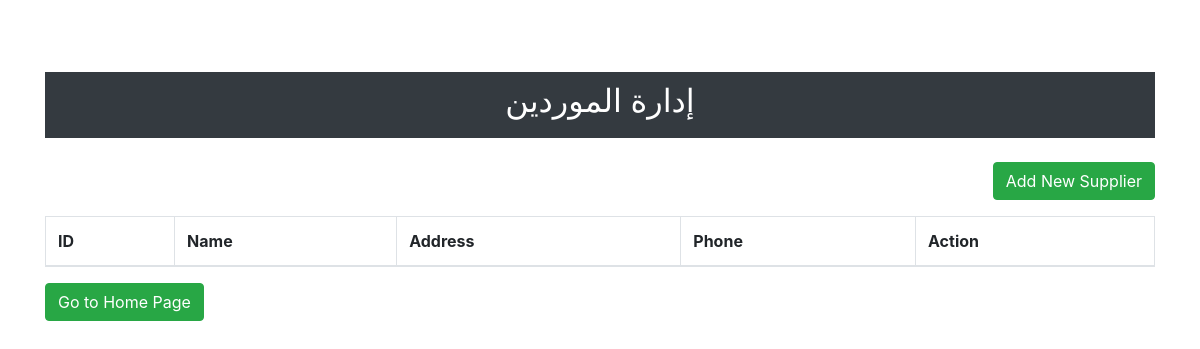
Before: /suppliers with the older database file.
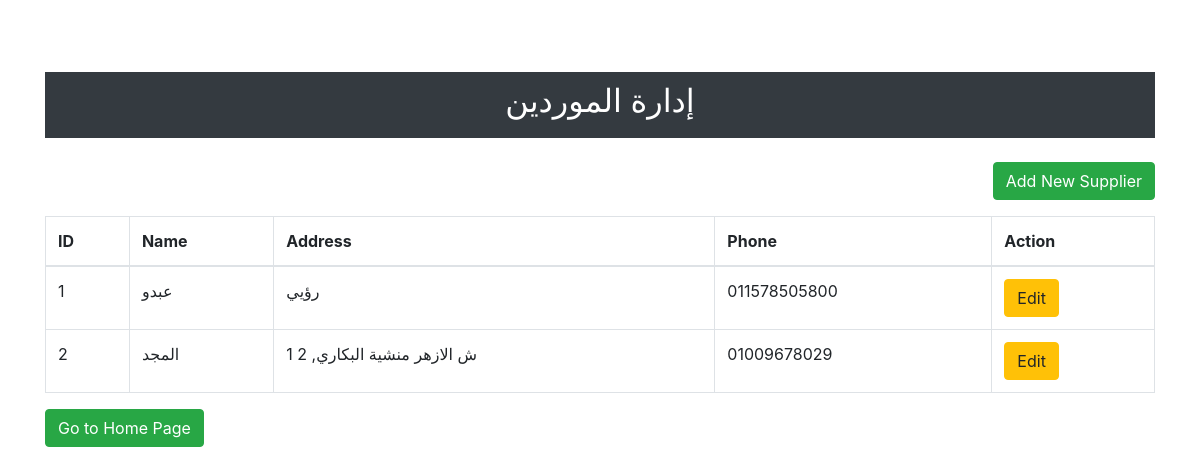
After: the same page with the newer database file.
### app.py (models this page shows, shortened)
class Supplier(db.Model):
    id = db.Column(db.Integer, primary_key=True)
    name = db.Column(db.String(100), nullable=False)
    address = db.Column(db.String(100), nullable=False)
    phone = db.Column(db.String(20), nullable=False)
    money_owed = db.Column(db.Float, nullable=False, default=0.0)  # الفلوس اللي ليه
    money_paid = db.Column(db.Float, nullable=False, default=0.0)  # الفلوس اللي خدها

### app.py (the view)
@app.route('/suppliers')
def suppliers():
    suppliers = Supplier.query.all()
    return render_template('suppliers.html', suppliers=suppliers)

### templates/suppliers.html (shortened to what this page needs)
<!DOCTYPE html>
<html lang="en">
<head>
    <link rel="stylesheet" href="https://stackpath.bootstrapcdn.com/bootstrap/4.5.2/css/bootstrap.min.css">
</head>
<body>
<div class="container mt-4">
    <br><br>
    <div class="header">
        <h2 class="text-center">إدارة الموردين</h2>
    </div><br>
    <button type="button" class="btn btn-success mb-3 float-right" data-toggle="modal" data-target="#addModal">Add New
        Supplier
    </button>
    <table class="table table-hover table-bordered">
        <thead>
        <tr>
            <th>ID</th>
            <th>Name</th>
            <th>Address</th>
            <th>Phone</th>
            <th>Action</th>
        </tr>
        </thead>
        <tbody>
        {% for supplier in suppliers %}
            <tr class="clickable-row" data-href="{{ url_for('supplier_statement', supplier_id=supplier.id) }}">
                <td>{{ supplier.id }}</td>
                <td>{{ supplier.name }}</td>
                <td>{{ supplier.address }}</td>
                <td>{{ supplier.phone }}</td>
                <td>
                    <a href="javascript:void(0);" class="btn btn-warning"
                       onclick="openEditModal({{ supplier.id }}, '{{ supplier.name }}', '{{ supplier.address }}', '{{ supplier.phone }}')">Edit</a>
                </td>
            </tr>
        {% endfor %}
        </tbody>
    </table>
    <a href="{{ url_for('home') }}" class="btn btn-success mb-3">Go to Home Page</a>
</div>
</body>
</html>

Changed rows visible on the page:
added Supplier: id "1", name "عبدو", address "رؤيي", phone "011578505800"
added Supplier: id "2", name "المجد", address "1 ش الازهر منشية البكاري, 2", phone "01009678029"
